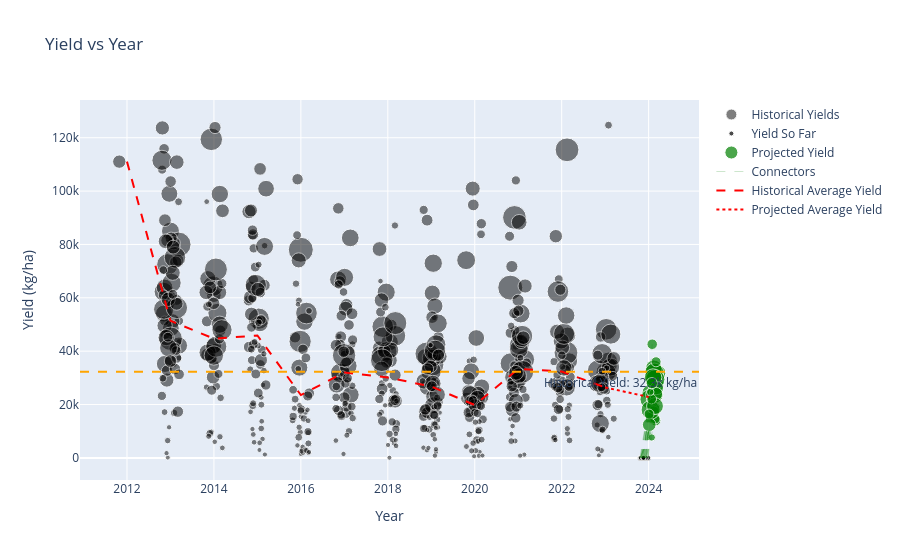

Notebook cell for this chart:
### Markdown cell above
historical vs rn (all the diff yield graphs side by side with the other shit)

### Code cell
df, df_by_year, preds, actuals, df1, historical_yield = calc.year_yield(session_state['historical_data']['meta'], example_class, session_state['historical_data']['idx_dict'],session_state['current_data']['meta'], session_state['current_data']['idx_dict'],session_state['current_data']['final_preds'], session_state['current_data']['szn_act'])
yb_fig = graphs.yield_breakdown(df, df_by_year, preds, actuals,df1,historical_yield)
yb_fig.show()

### Figure 1 — Plotly figure (JSON) as saved in the notebook; plotly's stock layout.template omitted (floating-point values rounded to 4 significant figures; data arrays with more than 128 entries replaced by an {"elided": "..."} marker saying what was removed)
{"data": [{"marker": {"color": "black", "opacity": 0.5, "size": {"elided": "586 float values"}}, "mode": "markers", "name": "Historical Yields", "type": "scatter", "x": {"elided": "586 float values"}, "y": {"elided": "586 float values"}}, {"marker": {"color": "black", "opacity": 0.7, "size": [5.0, 5.0, 5.0, 5.0, 5.0, 5.0, 5.0, 5.0, 5.0, 5.0, 5.0, 5.0, 5.0, 5.0, 5.0, 5.0, 5.0, 5.0, 5.0, 5.0, 5.0, 5.0, 5.0, 5.0, 5.0, 5.0, 5.0, 5.0, 5.0, 5.0, 5.0, 5.0]}, "mode": "markers", "name": "Yield So Far", "type": "scatter", "x": [2024.0, 2024.0, 2024.0, 2024.0, 2024.0, 2024.0, 2024.0, 2024.0, 2024.0, 2024.0, 2024.0, 2024.0, 2024.0, 2024.0, 2024.0, 2024.0, 2024.0, 2024.0, 2024.0, 2024.0, 2024.0, 2024.0, 2024.0, 2024.0, 2024.0, 2024.0, 2024.0, 2024.0, 2024.0, 2024.0, 2024.0, 2024.0], "y": [0.0, 0.0, 0.0, 0.0, 0.0, 0.0, 0.0, 0.0, 0.0, 0.0, 0.0, 0.0, 0.0, 0.0, 0.0, 0.0, 0.0, 0.0, 0.0, 0.0, 0.0, 0.0, 0.0, 0.0, 0.0, 0.0, 0.0, 0.0, 0.0, 0.0, 0.0, 0.0]}, {"marker": {"color": "green", "opacity": 0.7, "size": [9.518, 11.05, 11.05, 11.92, 14.98, 12.07, 11.58, 19.3, 18.19, 15.17, 16.3, 10.72, 18.98, 12.12, 10.53, 10.08, 17.53, 19.62, 7.052, 10.69, 17.54, 13.15, 13.28, 9.935, 7.247, 18.98, 16.84, 9.73, 13.69, 9.94, 7.458, 11.29]}, "mode": "markers", "name": "Projected Yield", "type": "scatter", "x": [2024.0, 2024.0, 2024.0, 2024.0, 2024.0, 2024.0, 2024.0, 2024.0, 2024.0, 2024.0, 2024.0, 2024.0, 2024.0, 2024.0, 2024.0, 2024.0, 2024.0, 2024.0, 2024.0, 2024.0, 2024.0, 2024.0, 2024.0, 2024.0, 2024.0, 2024.0, 2024.0, 2024.0, 2024.0, 2024.0, 2024.0, 2024.0], "y": [18940.0, 22330.0, 22330.0, 21880.0, 24530.0, 25760.0, 30890.0, 21980.0, 31750.0, 27350.0, 33670.0, 17450.0, 31980.0, 21930.0, 42590.0, 36020.0, 23700.0, 29350.0, 22430.0, 14000.0, 30100.0, 26150.0, 23950.0, 14560.0, 7655.0, 17990.0, 19420.0, 22040.0, 12420.0, 16440.0, 24680.0, 27980.0]}, {"line": {"color": "green", "dash": "dash", "width": 0.2}, "mode": "lines", "name": "Connectors", "type": "scatter", "x": [2024.0, 2024.0, NaN, 2024.0, 2024.0, NaN, 2024.0, 2024.0, NaN, 2024.0, 2024.0, NaN, 2024.0, 2024.0, NaN, 2024.0, 2024.0, NaN, 2024.0, 2024.0, NaN, 2024.0, 2024.0, NaN, 2024.0, 2024.0, NaN, 2024.0, 2024.0, NaN, 2024.0, 2024.0, NaN, 2024.0, 2024.0, NaN, 2024.0, 2024.0, NaN, 2024.0, 2024.0, NaN, 2024.0, 2024.0, NaN, 2024.0, 2024.0, NaN, 2024.0, 2024.0, NaN, 2024.0, 2024.0, NaN, 2024.0, 2024.0, NaN, 2024.0, 2024.0, NaN, 2024.0, 2024.0, NaN, 2024.0, 2024.0, NaN, 2024.0, 2024.0, NaN, 2024.0, 2024.0, NaN, 2024.0, 2024.0, NaN, 2024.0, 2024.0, NaN, 2024.0, 2024.0, NaN, 2024.0, 2024.0, NaN, 2024.0, 2024.0, NaN, 2024.0, 2024.0, NaN, 2024.0, 2024.0, NaN, 2024.0, 2024.0, NaN], "y": [0.0, 18940.0, NaN, 0.0, 22330.0, NaN, 0.0, 22330.0, NaN, 0.0, 21880.0, NaN, 0.0, 24530.0, NaN, 0.0, 25760.0, NaN, 0.0, 30890.0, NaN, 0.0, 21980.0, NaN, 0.0, 31750.0, NaN, 0.0, 27350.0, NaN, 0.0, 33670.0, NaN, 0.0, 17450.0, NaN, 0.0, 31980.0, NaN, 0.0, 21930.0, NaN, 0.0, 42590.0, NaN, 0.0, 36020.0, NaN, 0.0, 23700.0, NaN, 0.0, 29350.0, NaN, 0.0, 22430.0, NaN, 0.0, 14000.0, NaN, 0.0, 30100.0, NaN, 0.0, 26150.0, NaN, 0.0, 23950.0, NaN, 0.0, 14560.0, NaN, 0.0, 7655.0, NaN, 0.0, 17990.0, NaN, 0.0, 19420.0, NaN, 0.0, 22040.0, NaN, 0.0, 12420.0, NaN, 0.0, 16440.0, NaN, 0.0, 24680.0, NaN, 0.0, 27980.0, NaN]}, {"line": {"color": "red", "dash": "dash", "width": 2}, "mode": "lines", "name": "Historical Average Yield", "type": "scatter", "x": [2012, 2013, 2014, 2015, 2016, 2017, 2018, 2019, 2020, 2021, 2022, 2023], "y": [111000.0, 51380.0, 44670.0, 45860.0, 23560.0, 32020.0, 30150.0, 26740.0, 19800.0, 33350.0, 32380.0, 26400.0]}, {"line": {"color": "red", "dash": "dot", "width": 2}, "mode": "lines", "name": "Projected Average Yield", "type": "scatter", "x": [2023, 2024], "y": [26400.0, 22830.0]}], "layout": {"annotations": [{"showarrow": false, "text": "Historical Yield: 32.3k kg/ha", "x": 1, "xanchor": "right", "xref": "x domain", "y": 32310.0, "yanchor": "top", "yref": "y"}], "shapes": [{"line": {"color": "orange", "dash": "dash"}, "type": "line", "x0": 0, "x1": 1, "xref": "x domain", "y0": 32310.0, "y1": 32310.0, "yref": "y"}], "title": {"text": "Yield vs Year"}, "xaxis": {"title": {"text": "Year"}}, "yaxis": {"title": {"text": "Yield (kg/ha)"}}}}
